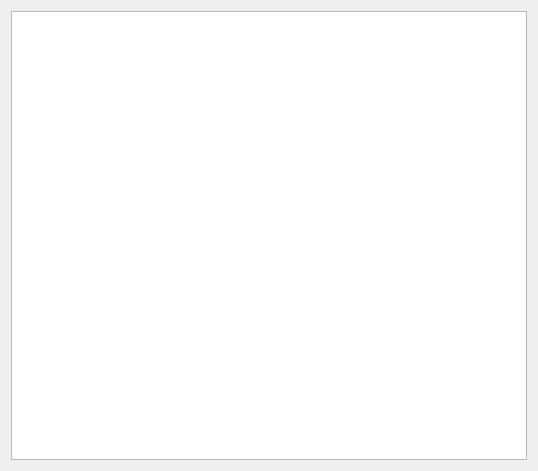
<?xml version="1.0" encoding="UTF-8"?>
<ui version="4.0">
 <class>Form</class>
 <widget class="QWidget" name="Form">
  <property name="geometry">
   <rect>
    <x>0</x>
    <y>0</y>
    <width>538</width>
    <height>471</height>
   </rect>
  </property>
  <property name="windowTitle">
   <string>Помощь</string>
  </property>
  <layout class="QHBoxLayout" name="horizontalLayout">
   <item>
    <layout class="QVBoxLayout" name="verticalLayout">
     <item>
      <widget class="QPlainTextEdit" name="textedit">
       <property name="readOnly">
        <bool>true</bool>
       </property>
      </widget>
     </item>
    </layout>
   </item>
  </layout>
 </widget>
 <resources/>
 <connections/>
</ui>
